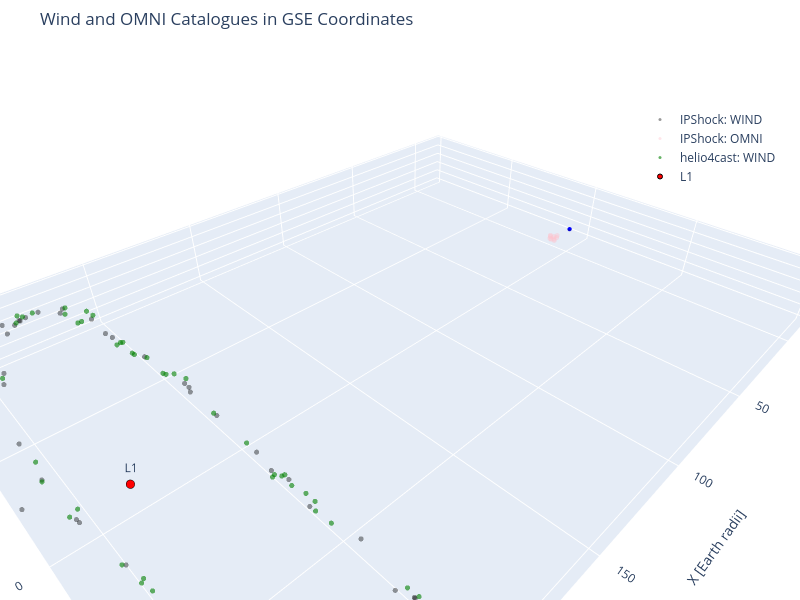

Write notebook code for a chart like this one.
### Code cell
GSE_sc_plot_all(Wind_Shock, Wind_helios, OMNI_Shock, 'Wind and OMNI Catalogues in GSE Coordinates')
